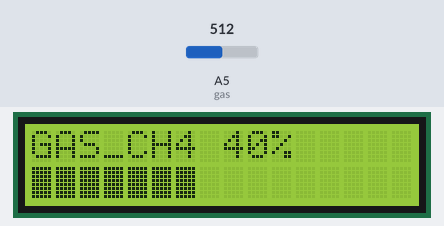
A sketch run on a simulated Arduino Uno, built with avr-gcc and run on an emulated ATmega328P. Shown: 16×2 character LCD. The inputs (shaded band) are chosen by the test bench; at power-on: A5 (gas) = 512.

Above: at 1.2 s.
1.3 s: A5 (gas) set to 716
At 1.9 s:
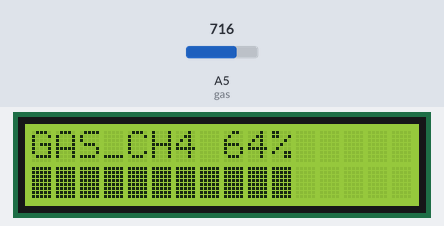
3.5 s: A5 (gas) set to 900
At 4.0 s:
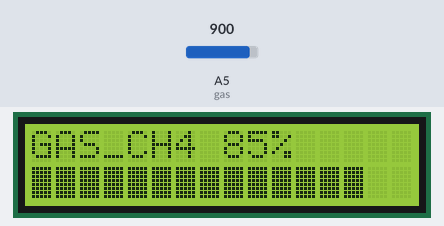
6.5 s: A5 (gas) set to 1023
At 7.0 s:
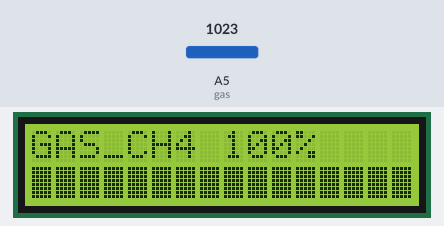
9.5 s: A5 (gas) set to 306
At 10.1 s:
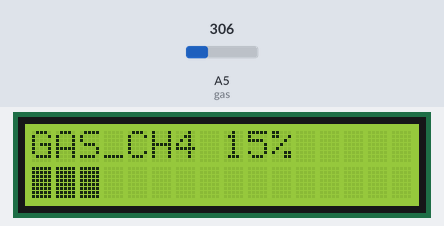
12.5 s: A5 (gas) set to 122
At 13.1 s:
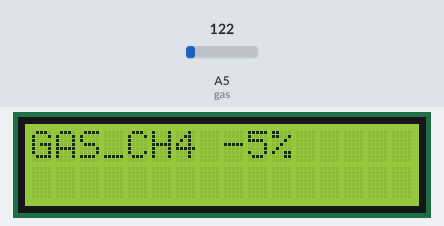
15.5 s: A5 (gas) set to 0
At 16.2 s:
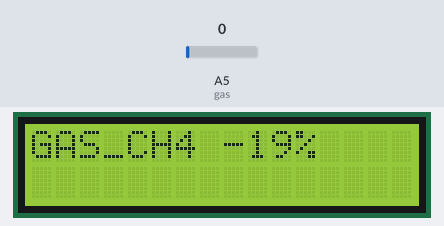

Measured:
- after the input at 1.3 s, the display: first differs from a run without the input after 0.29 s (image 1)
- after the input at 3.5 s, the display: first differs from a run without the input after 0.12 s (image 2)
- after the input at 6.5 s, the display: first differs from a run without the input after 0.16 s (image 3)
- after the input at 9.5 s, the display: first differs from a run without the input after 0.22 s (image 4)
- after the input at 12.5 s, the display: first differs from a run without the input after 0.25 s (image 5)
- after the input at 15.5 s, the display: first differs from a run without the input after 0.30 s (image 6)
- what the display in image 1 shows lasts 0.5 s, from 1.6 s to 2.1 s

The sketch:

GASsensor.ino
```cpp
/*
Пример подключения аналогового датчика газа TGS2611 (или MQ4)
Вывод на LCD в цифровом значении и прогресс бара
*/

#include <LiquidCrystal.h>

LiquidCrystal lcd(8, 9, 4, 5, 6, 7);
int gas = 5; // Пин датчика газа А5
float d = 0;
float oldit = 0;
float dig = 0;


void setup()
{
lcd.begin(16, 2);              // Старт дисплея
}

void loop()
{
  float num = analogRead(gas); // get input

  float dig = map(num, 170, 1023, 0, 100);

  lcd.setCursor(0,0);
  lcd.print("GAS_CH4 ");
  lcd.print(dig, 0);
  lcd.print("%");
  //lcd.print(analogRead(gas)); // Выводим значение датчика 0-1023

  float it = map(num, 170, 1023, 0, 16);  // перевод значения аналогового входа в 16 частей для прогресс бара <== КАЛИБРОВАТЬ ЗДЕСЬ


//Рисуем прогресс бар
  if (it > oldit) { // если значение увеличилось
    for (d = 0; it >= d; d++) { // счетчик вверх от 0 до 15
      lcd.setCursor(d, 1); // заполняем прогресс бар
      lcd.write(1023); // закрашиваем блок
    }
  }

  if (it <= oldit) { // если значение уменьшилось
    for (d = 15; it <= d; d--) { //счетчик вниз от 0 до 15
      lcd.setCursor(d, 1); // очищаем прогресс бар
      lcd.write(1022); // стираем блок
    }
  }

  delay(500);
  lcd.clear();
}
```
